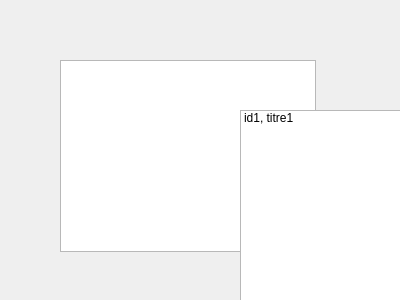
<?xml version="1.0" encoding="UTF-8"?>
<ui version="4.0">
 <class>Form</class>
 <widget class="QWidget" name="Form">
  <property name="geometry">
   <rect>
    <x>0</x>
    <y>0</y>
    <width>400</width>
    <height>300</height>
   </rect>
  </property>
  <property name="windowTitle">
   <string>Form</string>
  </property>
  <widget class="QColumnView" name="columnView">
   <property name="geometry">
    <rect>
     <x>60</x>
     <y>60</y>
     <width>256</width>
     <height>192</height>
    </rect>
   </property>
  </widget>
  <widget class="QListWidget" name="listWidget">
   <property name="geometry">
    <rect>
     <x>240</x>
     <y>110</y>
     <width>256</width>
     <height>192</height>
    </rect>
   </property>
   <item>
    <property name="text">
     <string>id1, titre1</string>
    </property>
   </item>
  </widget>
 </widget>
 <resources/>
 <connections/>
</ui>
